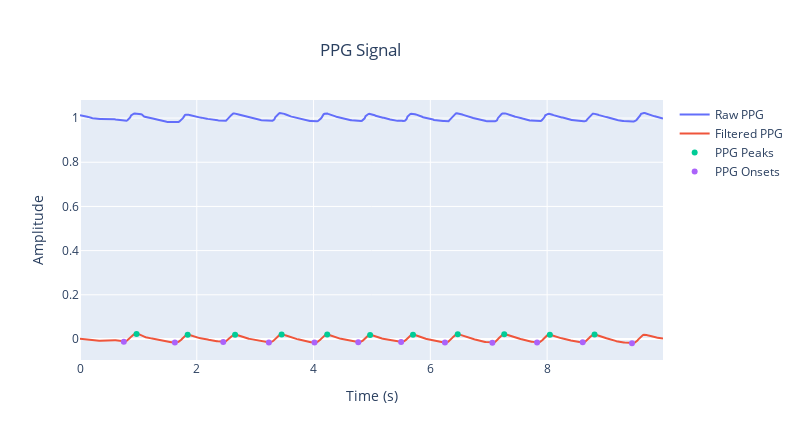

Here is the notebook cell this chart was saved with:
### Code cell
#Plot PPG signal using Plotly
biobss.ppgtools.plot_ppg(signals=signals, peaks=peaks, sampling_rate=fs, method='plotly', show_peaks=True)

### Figure 1 — Plotly figure (JSON) as saved in the notebook; plotly's stock layout.template omitted (floating-point values rounded to 4 significant figures; data arrays with more than 128 entries replaced by an {"elided": "..."} marker saying what was removed)
{"data": [{"name": "Raw PPG", "type": "scatter", "x": {"elided": "640 float values"}, "xaxis": "x", "y": {"elided": "640 float values"}, "yaxis": "y"}, {"name": "Filtered PPG", "type": "scatter", "x": {"elided": "640 float values"}, "xaxis": "x", "y": {"elided": "640 float values"}, "yaxis": "y"}, {"mode": "markers", "name": "PPG Peaks", "type": "scatter", "x": [0.9688, 1.844, 2.656, 3.453, 4.234, 4.969, 5.703, 6.469, 7.266, 8.047, 8.812], "xaxis": "x", "y": [0.02296, 0.01893, 0.01956, 0.0207, 0.02026, 0.01837, 0.01969, 0.02113, 0.02127, 0.01909, 0.01993], "yaxis": "y"}, {"mode": "markers", "name": "PPG Onsets", "type": "scatter", "x": [0.75, 1.625, 2.453, 3.234, 4.016, 4.766, 5.5, 6.25, 7.062, 7.828, 8.609, 9.453], "xaxis": "x", "y": [-0.01198, -0.01546, -0.01318, -0.01545, -0.01616, -0.01495, -0.01378, -0.01556, -0.0169, -0.01543, -0.0148, -0.01924], "yaxis": "y"}], "layout": {"annotations": [{"showarrow": false, "text": " ", "x": 0.5, "xref": "x domain", "y": 1.2, "yref": "y domain"}, {"showarrow": false, "text": " ", "x": 0.5, "xref": "x domain", "y": 1.2, "yref": "y domain"}], "height": 440, "title": {"text": "PPG Signal", "x": 0.45, "y": 0.9}, "width": 800, "xaxis": {"anchor": "y", "domain": [0, 1], "range": [0, 9.984], "title": {"text": "Time (s)"}}, "yaxis": {"anchor": "x", "domain": [0, 1], "title": {"text": "Amplitude"}}}}
